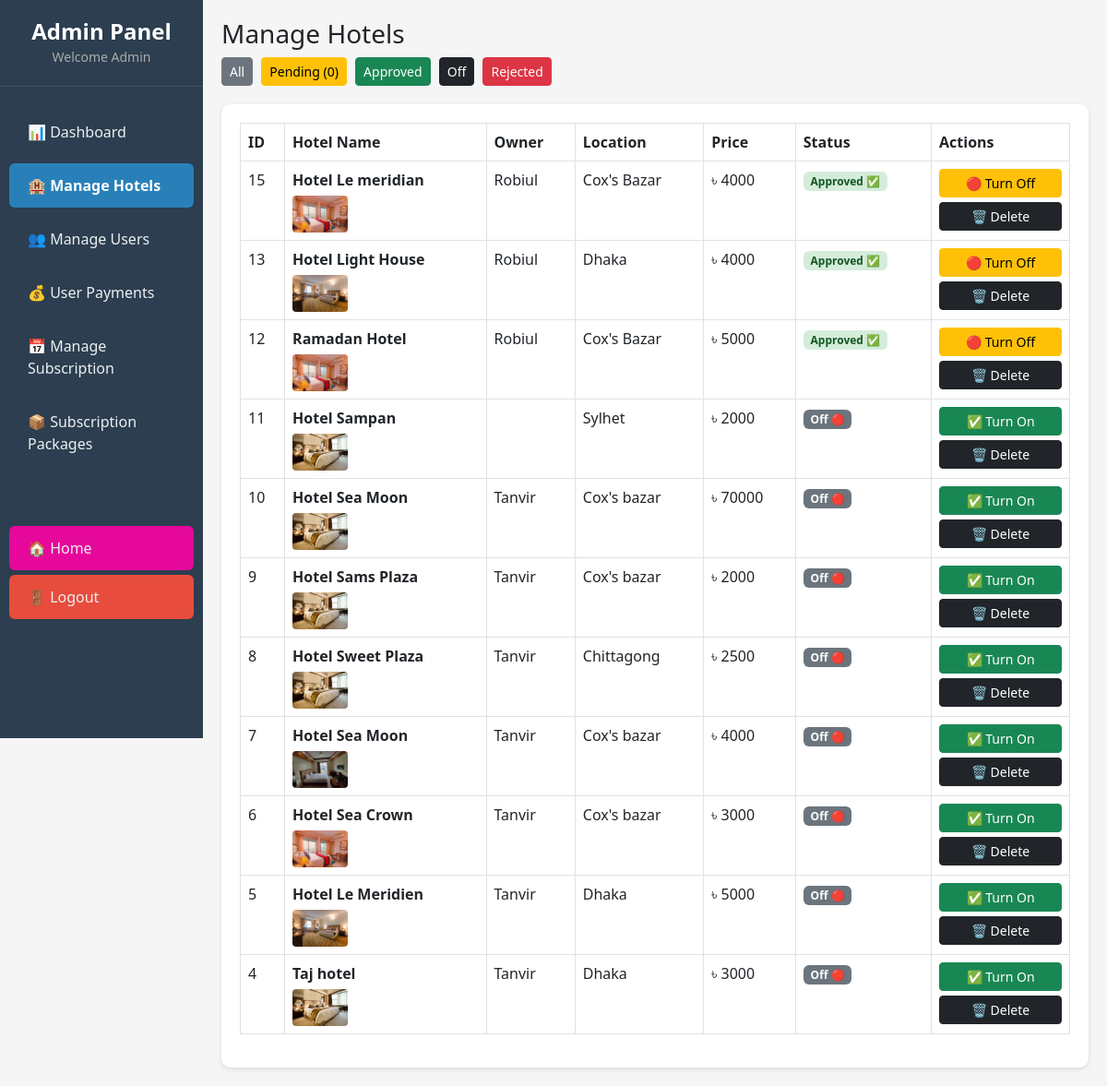
Screenshot of /admin/hotels.php (signed in) with the database file from the repository.
### tables this page shows
CREATE TABLE `hotels` (
  `id` int(11) NOT NULL,
  `hotel_name` varchar(200) DEFAULT NULL,
  `location` varchar(200) DEFAULT NULL,
  `price` int(11) DEFAULT NULL,
  `description` text DEFAULT NULL,
  `image` varchar(255) DEFAULT NULL,
  `status` enum('pending','approved','off','rejected') DEFAULT 'pending',
  `owner_id` int(11) DEFAULT NULL,
  `rooms` int(11) DEFAULT 1,
  `capacity` int(11) DEFAULT 2
);

CREATE TABLE `users` (
  `id` int(11) NOT NULL,
  `name` varchar(100) DEFAULT NULL,
  `email` varchar(150) DEFAULT NULL,
  `password` varchar(255) DEFAULT NULL,
  `role` enum('admin','owner','user') DEFAULT 'user',
  `created_at` timestamp NOT NULL DEFAULT current_timestamp()
);

### admin/hotels.php (the view, shortened to what this page needs)
<?php
include "../db_connect.php";
$sql = "SELECT hotels.*, users.name AS owner_name
        FROM hotels
        LEFT JOIN users ON hotels.owner_id = users.id
        ORDER BY
        CASE
            WHEN hotels.status = 'pending' THEN 1
            WHEN hotels.status = 'approved' THEN 2
            WHEN hotels.status = 'off' THEN 3
            ELSE 4
        END, hotels.id DESC";
$result = mysqli_query($conn, $sql);
?>
<!DOCTYPE html>
<html>
<head>
    <link href="https://cdn.jsdelivr.net/npm/bootstrap@5.3.0/dist/css/bootstrap.min.css" rel="stylesheet">
</head>
<body>
<?php include "sidebar.php"; ?>
<div class="main">
    <h3>Manage Hotels</h3>
    <div class="filter-buttons">
        <a href="hotels.php" class="btn btn-secondary btn-sm filter-btn">All</a>
        <a href="hotels.php?status=pending" class="btn btn-warning btn-sm filter-btn">Pending (<?php
            $pending_count = mysqli_fetch_assoc(mysqli_query($conn, "SELECT COUNT(*) as count FROM hotels WHERE status='pending'"))['count'];
            echo $pending_count;
        ?>)</a>
        <a href="hotels.php?status=approved" class="btn btn-success btn-sm filter-btn">Approved</a>
        <a href="hotels.php?status=off" class="btn btn-dark btn-sm filter-btn">Off</a>
        <a href="hotels.php?status=rejected" class="btn btn-danger btn-sm filter-btn">Rejected</a>
    </div>
    <div class="table-box">
        <table class="table table-bordered">
            <tr>
                <th>ID</th>
                <th>Hotel Name</th>
                <th>Owner</th>
                <th>Location</th>
                <th>Price</th>
                <th>Status</th>
                <th>Actions</th>
            </tr>
            <?php if(mysqli_num_rows($result) > 0): ?>
                <?php while($row = mysqli_fetch_assoc($result)): ?>
                <tr>
                    <td><?php echo $row['id']; ?></td>
                    <td>
                        <strong><?php echo $row['hotel_name']; ?></strong>
                        <?php if(!empty($row['image']) && $row['image'] != 'default.jpg'): ?>
                            <br>
                            <img src="../uploads/<?php echo $row['image']; ?>"
                                 style="width: 60px; height: 40px; object-fit: cover; border-radius: 4px; margin-top: 5px;">
                        <?php endif; ?>
                    </td>
                    <td><?php echo $row['owner_name']; ?></td>
                    <td><?php echo $row['location']; ?></td>
                    <td>৳ <?php echo $row['price']; ?></td>
                    <td>
                        <?php
                        $badge_class = 'badge-pending';
                        $status_text = 'Pending';
                        if($row['status'] == 'approved') {
                            $badge_class = 'badge-approved';
                            $status_text = 'Approved ✅';
                        }
                        if($row['status'] == 'off') {
                            $badge_class = 'badge-off';
                            $status_text = 'Off 🔴';
                        }
                        ?>
                        <span class="badge <?php echo $badge_class; ?>">
                            <?php echo $status_text; ?>
                        </span>
                    </td>
                    <td>
                        <div style="display: flex; flex-direction: column; gap: 5px;">
                            <?php if($row['status'] == 'approved'): ?>
                                <a href="?toggle_status=1&id=<?php echo $row['id']; ?>&current=approved"
                                   class="btn btn-warning btn-sm">🔴 Turn Off</a>
                            <?php endif; ?>
                            <?php if($row['status'] == 'off'): ?>
                                <a href="?toggle_status=1&id=<?php echo $row['id']; ?>&current=off"
                                   class="btn btn-success btn-sm">✅ Turn On</a>
                            <?php endif; ?>
                            <a href="delete_hotel.php?id=<?php echo $row['id']; ?>"
                               class="btn btn-dark btn-sm"
                               onclick="return confirm('Delete this hotel permanently?')">🗑️ Delete</a>
                        </div>
                    </td>
                </tr>
                <?php endwhile; ?>
            <?php else: ?>
                <tr>
                    <td colspan="7" class="text-center">No hotels found</td>
                </tr>
            <?php endif; ?>
        </table>
    </div>
</div>
</body>
</html>

### admin/hotels.php (style rules this page uses)
body { display: flex; margin: 0; background: #f5f5f5; }
.main { margin-left: 220px; padding: 20px; width: 100%; }
.table-box { background: white; border-radius: 10px; padding: 20px; box-shadow: 0 2px 5px rgba(0,0,0,0.1); }
.badge-approved { background: #d4edda; color: #155724; }
.badge-off { background: #6c757d; color: white; }
.filter-buttons { margin-bottom: 15px; }
.filter-btn { margin-right: 5px; margin-bottom: 5px; }

### rows the page displays
hotels: id "15", hotel_name "Hotel Le meridian", image (picture), users.name "Robiul", location "Cox's Bazar", price "4000", status "Approved ✅"
hotels: id "13", hotel_name "Hotel Light House", image (picture), users.name "Robiul", location "Dhaka", price "4000", status "Approved ✅"
hotels: id "12", hotel_name "Ramadan Hotel", image (picture), users.name "Robiul", location "Cox's Bazar", price "5000", status "Approved ✅"
hotels: id "11", hotel_name "Hotel Sampan", image (picture), location "Sylhet", price "2000", status "Off 🔴"
hotels: id "10", hotel_name "Hotel Sea Moon", image (picture), users.name "Tanvir", location "Cox's bazar", price "70000", status "Off 🔴"
hotels: id "9", hotel_name "Hotel Sams Plaza", image (picture), users.name "Tanvir", location "Cox's bazar", price "2000", status "Off 🔴"
hotels: id "8", hotel_name "Hotel Sweet Plaza", image (picture), users.name "Tanvir", location "Chittagong", price "2500", status "Off 🔴"
hotels: id "7", hotel_name "Hotel Sea Moon", image (picture), users.name "Tanvir", location "Cox's bazar", price "4000", status "Off 🔴"
hotels: id "6", hotel_name "Hotel Sea Crown", image (picture), users.name "Tanvir", location "Cox's bazar", price "3000", status "Off 🔴"
hotels: id "5", hotel_name "Hotel Le Meridien", image (picture), users.name "Tanvir", location "Dhaka", price "5000", status "Off 🔴"
hotels: id "4", hotel_name "Taj hotel", image (picture), users.name "Tanvir", location "Dhaka", price "3000", status "Off 🔴"

### other values shown
$pending_count "0"
